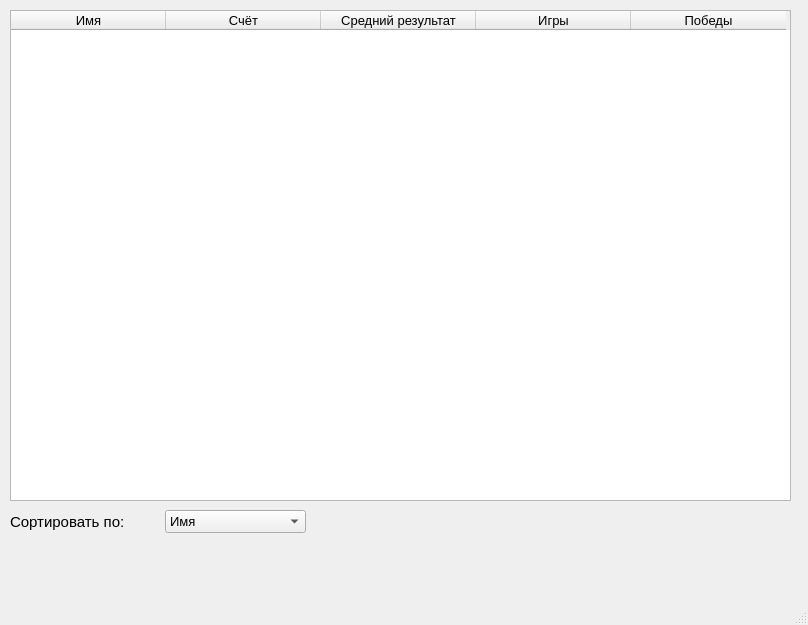
<?xml version="1.0" encoding="UTF-8"?>
<ui version="4.0">
    <class>MainWindow</class>
    <widget class="QMainWindow" name="MainWindow">
        <property name="geometry">
            <rect>
                <x>0</x>
                <y>0</y>
                <width>808</width>
                <height>625</height>
            </rect>
        </property>
        <property name="font">
            <font>
                <pointsize>10</pointsize>
            </font>
        </property>
        <property name="windowTitle">
            <string>Best Painter - Score Table</string>
        </property>
        <widget class="QWidget" name="centralwidget">
            <widget class="QTableWidget" name="tableWidget">
                <property name="geometry">
                    <rect>
                        <x>10</x>
                        <y>10</y>
                        <width>781</width>
                        <height>491</height>
                    </rect>
                </property>
                <property name="editTriggers">
                    <set>QAbstractItemView::NoEditTriggers</set>
                </property>
                <attribute name="horizontalHeaderCascadingSectionResizes">
                    <bool>true</bool>
                </attribute>
                <attribute name="horizontalHeaderDefaultSectionSize">
                    <number>155</number>
                </attribute>
                <column>
                    <property name="text">
                        <string>Имя</string>
                    </property>
                </column>
                <column>
                    <property name="text">
                        <string>Счёт</string>
                    </property>
                </column>
                <column>
                    <property name="text">
                        <string>Средний результат</string>
                    </property>
                </column>
                <column>
                    <property name="text">
                        <string>Игры</string>
                    </property>
                </column>
                <column>
                    <property name="text">
                        <string>Победы</string>
                    </property>
                </column>
            </widget>
            <widget class="QWidget" name="layoutWidget">
                <property name="geometry">
                    <rect>
                        <x>10</x>
                        <y>510</y>
                        <width>296</width>
                        <height>24</height>
                    </rect>
                </property>
                <layout class="QHBoxLayout" name="horizontalLayout">
                    <property name="spacing">
                        <number>40</number>
                    </property>
                    <item>
                        <widget class="QLabel" name="label">
                            <property name="font">
                                <font>
                                    <pointsize>11</pointsize>
                                </font>
                            </property>
                            <property name="text">
                                <string>Сортировать по:</string>
                            </property>
                        </widget>
                    </item>
                    <item>
                        <widget class="QComboBox" name="ord_by_cmbx">
                            <item>
                                <property name="text">
                                    <string>Имя</string>
                                </property>
                            </item>
                            <item>
                                <property name="text">
                                    <string>Счёт</string>
                                </property>
                            </item>
                            <item>
                                <property name="text">
                                    <string>Средний результат</string>
                                </property>
                            </item>
                            <item>
                                <property name="text">
                                    <string>Игры</string>
                                </property>
                            </item>
                            <item>
                                <property name="text">
                                    <string>Победы</string>
                                </property>
                            </item>
                        </widget>
                    </item>
                </layout>
            </widget>
        </widget>
        <widget class="QMenuBar" name="menubar">
            <property name="geometry">
                <rect>
                    <x>0</x>
                    <y>0</y>
                    <width>808</width>
                    <height>21</height>
                </rect>
            </property>
        </widget>
        <widget class="QStatusBar" name="statusbar"/>
    </widget>
    <resources/>
    <connections/>
</ui>
